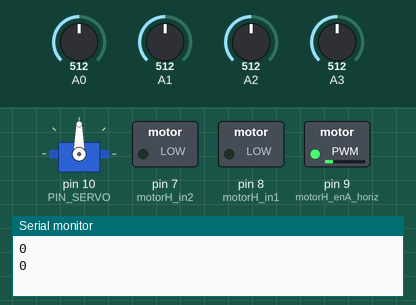
Bench run of a sketch on a simulated Arduino Uno, built with avr-gcc and run on an emulated ATmega328P. Parts: servo, switched loads named in the sketch (green lamp = pin HIGH), the last lines printed to the serial monitor. Dashed ring = blinking. Inputs (shaded band) come from the test bench; at power-on: A0 = 512, A1 = 512, A2 = 512, A3 = 512.

Above: at 1.4 s.
1.5 s: A0 set to 563
3.4 s: A0 set to 589
At 4.89 s:
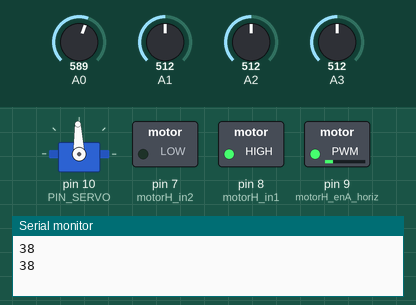
6.7 s: A1 set to 536
At 9.9 s:
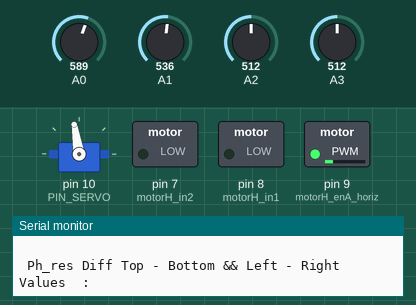
10.0 s: A2 set to 413
13.3 s: A2 set to 381
At 14.36 s:
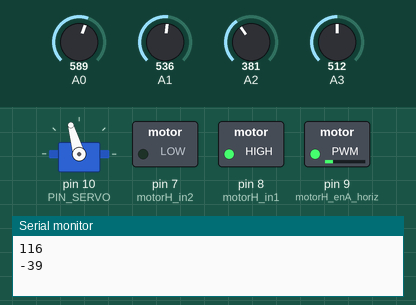
16.6 s: A3 set to 716
At 17.33 s:
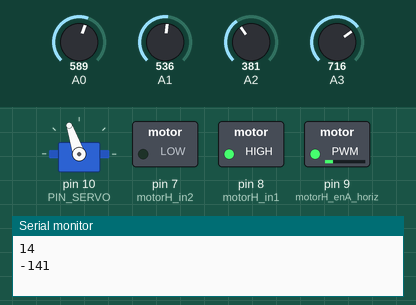
Timing chart, 0 to 20.9 s (numbered marks = the images above; inputs shaded):
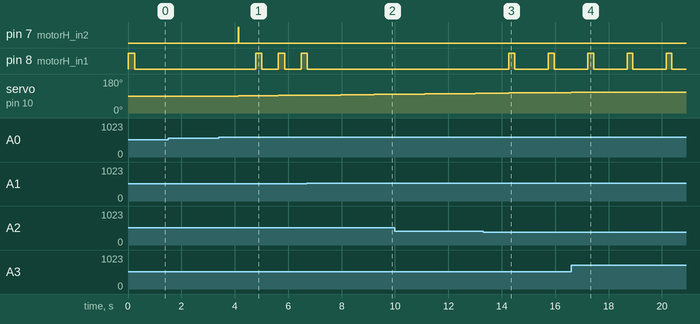

Measured:
- the behaviour switches between 573 and 574 on A0 (found by bisection; images 0 and 1)
- the behaviour switches between 527 and 528 on A1 (found by bisection; images 1 and 2)
- the behaviour switches between 399 and 398 on A2 (found by bisection; images 2 and 3)
- after the input at 3.4 s, pin 7 (motorH_in2): LOW → HIGH after 0.73 s, → LOW 0.03 s later; pin 8 (motorH_in1): alternates HIGH for 0.23 s and LOW for 0.63 s, starting after 1.4 s; servo on pin 10 (PIN_SERVO): 90° → 91° after 0.73 s, → 92° 0.65 s later, → 93° 0.85 s later, → 94° 0.86 s later
- after the input at 6.7 s, pin 8 (motorH_in1): goes on until 6.7 s, then stays LOW
- after the input at 13.3 s, pin 8 (motorH_in1): alternates HIGH for 0.22 s and LOW for 1.3 s, starting after 0.96 s
- after the input at 16.6 s, servo on pin 10 (PIN_SERVO): stays 109° (without the input it goes to 110° after 0.62 s)

The sketch:

suiveur_solaire.ino
```cpp
#include <Servo.h>

// Declaration des variables
// T:Top - B: Bottom - L:Left - R:righ
int ph_r_TL_v;
int ph_r_TR_v;
int ph_r_BL_v;
int ph_r_BR_v;

// Servo Moteur
Servo servo_vert;
int servoV_ang_pos = 90;
int servoV_limit_high = 120;
int servoV_limit_low = 30;

// Brancements du moteur DC A pour avoir un Rotation Horizontale
int motorH_enA_horiz = 9;
int motorH_in1 = 8;
int motorH_in2 = 7;

int motorH_ang_pos = 80;
int motorHLimitHigh = 120;
int motorHLimitLow = 50;
// Initialise les variable

int PIN_SERVO = 10;

int current_motorH_angle=70;


void setup() {
  // photo resistance
  pinMode(A0,INPUT);
  pinMode(A1,INPUT);
  pinMode(A2,INPUT);
  pinMode(A3,INPUT);

  // moteur DC
  pinMode(motorH_enA_horiz,OUTPUT);
  pinMode(motorH_in1,OUTPUT);
  pinMode(motorH_in2,OUTPUT);

  // Eteindre le Moteur A - etat initial
  motorHStop();
  launchDCMotor(90);

  // Servo
  servo_vert.attach(PIN_SERVO);
  servo_vert.write(90);
  Serial.begin(9600);
}


void loop() {
  // Comparer les valeurs calculé pour chaque PhotoResistance
  // et Déplacer le Suiveur vers la Direction des P.R's le moins Resistés
  // En utilisant le Moteur Servo et Moteur CC avec Ponte H


  // Le Max difference entre les Valeurs Moy. de PhotoResistances Droit et Gauche
  int tolerance = 30;
  int delay_time = 10;

  ph_r_TL_v = analogRead(A0);
  ph_r_TR_v = analogRead(A1);
  ph_r_BL_v = analogRead(A2);
  ph_r_BR_v = analogRead(A3);

  // Afficher Les Valeurs de photoResistances
  Serial.println(" Ph_res  Values (TL TR BL BR) : ");
  Serial.println(ph_r_TL_v);
  Serial.println(ph_r_TR_v);
  Serial.println(ph_r_BL_v);
  Serial.println(ph_r_BR_v);
  Serial.println(" ");

  // Comparison en par calcul des valeurs moyennes
  int moy_T = (ph_r_TL_v + ph_r_TR_v)/2;
  int moy_B = (ph_r_BL_v + ph_r_BR_v)/2;

  int moy_L = (ph_r_TL_v + ph_r_BL_v)/2;
  int moy_R = (ph_r_TR_v + ph_r_BR_v)/2;

  // calcul la diff entre Haut et Bas & Gauche et Droit
  int diff_TB = moy_T - moy_B;
  int diff_LR = moy_L - moy_R;

  // Afficher les valeurs calculé
  Serial.println(" Ph_res Average Values (TL TR BL BR) : ");
  Serial.println(moy_T);
  Serial.println(moy_B);
  Serial.println(moy_L);
  Serial.println(moy_R);
  Serial.println(" ");

  Serial.println(" Ph_res Diff Top - Bottom && Left - Right Values  : ");
  Serial.println(diff_TB);
  Serial.println(diff_LR);
  Serial.println(" ");

  // Verifier si La difference est toleré sinon Change l'angle :

  // Movement Verticale (Servo Motor)
  if ( diff_TB > tolerance || diff_TB < tolerance * -1){
     if (moy_T > moy_B){
        servoV_ang_pos = ++servoV_ang_pos;
        if (servoV_ang_pos > servoV_limit_high) servoV_ang_pos = servoV_limit_high;
     }else if (moy_T <moy_B){
        servoV_ang_pos= --servoV_ang_pos;
        if (servoV_ang_pos < servoV_limit_low) servoV_ang_pos = servoV_limit_low;
     }
     servo_vert.write(servoV_ang_pos);

  }

  // Movement Horizontal (motorDC et Ponte H)

  if (diff_LR > tolerance || diff_LR < tolerance * -1){
     if (moy_L >moy_R){
       motorH_ang_pos = ++motorH_ang_pos;
       if (motorH_ang_pos > motorHLimitHigh) motorH_ang_pos = motorHLimitHigh;

     }else if (moy_L < moy_R){
       motorH_ang_pos = --motorH_ang_pos;
       if (motorH_ang_pos < motorHLimitLow) motorH_ang_pos =motorHLimitLow;
     }
     // Paramaters : L'angle de Rotation
     launchDCMotor(motorH_ang_pos);
  }
  delay(500);
}


// Problems : Starting the Moteur Correctly & Battery Consumption
// translation Horizontal
void launchDCMotor(int angle){

   // on : Distance = rayon*angle
   // temps_delay = distance/vitesse
   // Mapping angle to  rotation_time

   // il faut tester combien de temps le motor DC fait une rotation 360 deg avec ce vitesse pour
   // pour mapper le angle avec le temps de rotation

   int motorSpeed=50;
   if (angle < current_motorH_angle) {
      angle  = current_motorH_angle - angle;
      motorHBackward();
   }else{
      motorHForward();
   }


   int delay_rotation = map(angle,0,360,0,1000);


   // Forward
   analogWrite(motorH_enA_horiz, motorSpeed);
   delay(delay_rotation);
   current_motorH_angle = angle;

   motorHStop();
}


void motorHForward() {
  digitalWrite(motorH_in1, HIGH);
  digitalWrite(motorH_in2, LOW);

}

void motorHBackward() {
  digitalWrite(motorH_in1, LOW);
  digitalWrite(motorH_in2, HIGH);

}
void motorHStop() {
  digitalWrite(motorH_in1, LOW);
  digitalWrite(motorH_in2, LOW);

}
```
